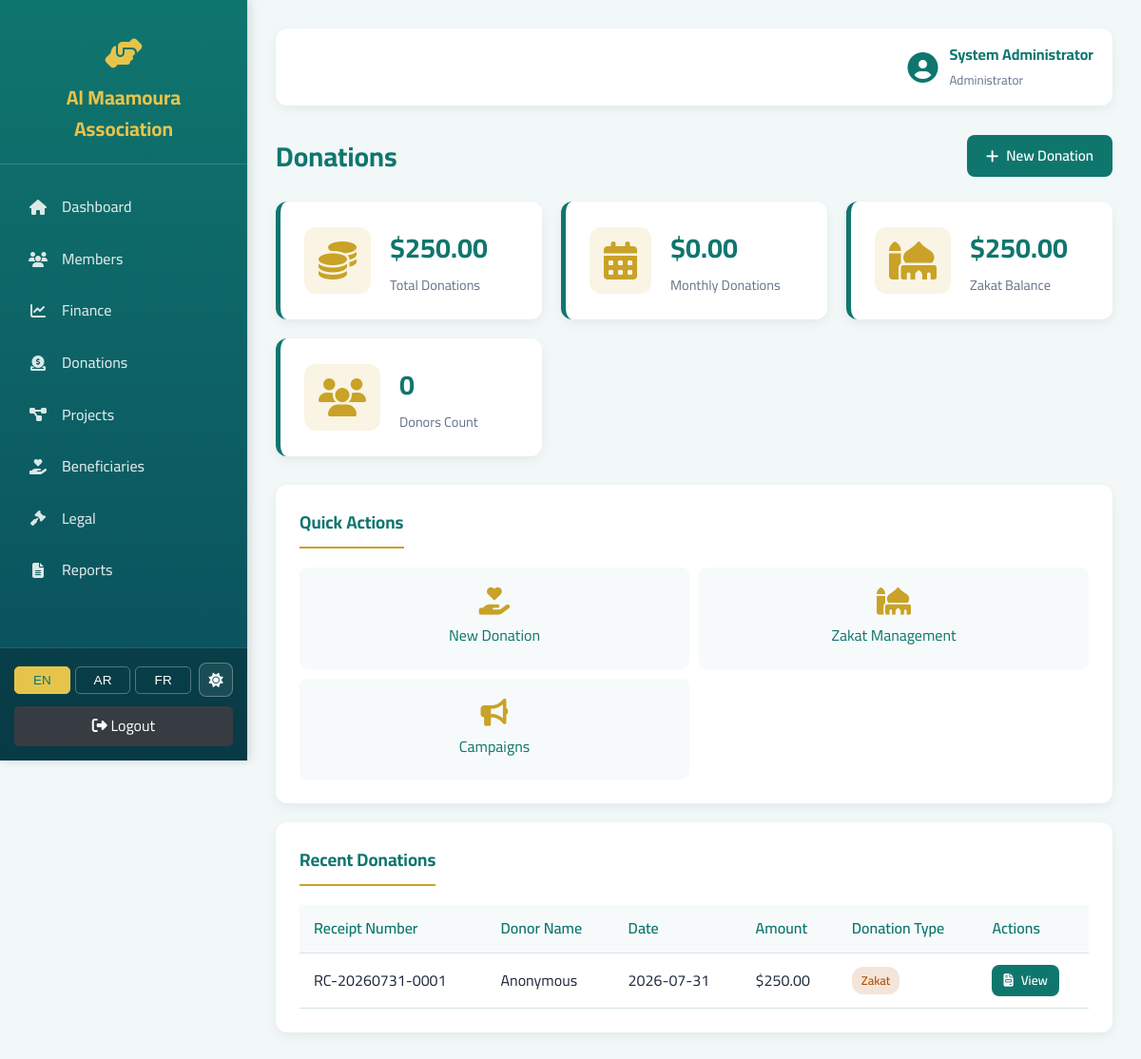
Screenshot of /donations/ (signed in) with the database file from the repository.
### tables this page shows
CREATE TABLE donations (
    id INTEGER PRIMARY KEY AUTOINCREMENT,
    donor_id INTEGER,
    donation_number VARCHAR(50) UNIQUE NOT NULL,
    donation_date DATE NOT NULL,
    amount DECIMAL(15,2) NOT NULL,
    donation_type VARCHAR(20) CHECK(donation_type IN ('general','zakat','kafara','sadaqa','waqf','specific')) NOT NULL,
    project_id INTEGER,
    campaign_id INTEGER,
    payment_method VARCHAR(20),
    is_anonymous BOOLEAN DEFAULT 0,
    receipt_issued BOOLEAN DEFAULT 0,
    notes TEXT,
    FOREIGN KEY (donor_id) REFERENCES donors(id),
    FOREIGN KEY (project_id) REFERENCES projects(id),
    FOREIGN KEY (campaign_id) REFERENCES campaigns(id)
);

### app/controllers/donations.py (the view)
@donations_bp.route('/')
@login_required
def index():
    conn = get_db()
    stats = {
        'total': conn.execute("SELECT COALESCE(SUM(amount), 0) FROM donations").fetchone()[0],
        'this_month': conn.execute("SELECT COALESCE(SUM(amount), 0) FROM donations WHERE donation_date >= date('now', 'start of month')").fetchone()[0],
        'zakat_balance': conn.execute("SELECT COALESCE(SUM(CASE WHEN donation_type='zakat' THEN amount ELSE 0 END), 0) - COALESCE((SELECT SUM(amount) FROM zakat_distributions), 0) FROM donations").fetchone()[0],
        'donors_count': conn.execute("SELECT COUNT(DISTINCT donor_id) FROM donations WHERE donor_id IS NOT NULL").fetchone()[0]
    }
    recent = conn.execute('''
        SELECT d.*, COALESCE(do.full_name, do.company_name, 'Anonymous') as donor_name
        FROM donations d
        LEFT JOIN donors do ON d.donor_id = do.id
        ORDER BY d.donation_date DESC, d.id DESC LIMIT 10
    ''').fetchall()
    conn.close()
    return render_template('donations/index.html', stats=stats, recent=recent)

### app/helpers/auth.py (called while the page is built)
def get_db():
    conn = sqlite3.connect(Config.DATABASE)
    conn.row_factory = sqlite3.Row
    conn.execute("PRAGMA foreign_keys = ON")  # [FIX] ensure FK enforcement
    return conn

def login_required(f):
    @wraps(f)
    def decorated(*args, **kwargs):
        if 'user_id' not in session:
            return redirect(url_for('auth.login'))
        return f(*args, **kwargs)
    return decorated

### app/helpers/i18n.py (called while the page is built)
def get_current_lang():
    lang = request.args.get('lang')
    if lang and lang in ['en', 'ar', 'fr']:
        session['lang'] = lang
        return lang
    return session.get('lang', request.accept_languages.best_match(['en', 'ar', 'fr']) or 'en')

def t(key, lang=None):
    if lang is None:
        lang = get_current_lang()
    return _translations.get(lang, {}).get(key, _translations['en'].get(key, key))

def inject_i18n():
    lang = get_current_lang()
    return {
        'current_lang': lang,
        'dir': 'rtl' if lang == 'ar' else 'ltr',
        't': lambda key: t(key, lang),
        'translations': _translations.get(lang, {})
    }

### app/templates/donations/index.html (shortened to what this page needs)
{% extends "base.html" %}
{% block content %}
<div class="page-header">
    <h1>{{ t('donations') }}</h1>
    {% if session.role in ['admin', 'accountant'] %}
    <a href="{{ url_for('donations.new_donation') }}" class="btn btn-primary">
        <i class="fas fa-plus"></i> {{ t('new_donation') }}
    </a>
    {% endif %}
</div>
<div class="stats-grid">
    <div class="stat-card">
        <i class="fas fa-coins icon"></i>
        <div>
            <h3>${{ "%.2f"|format(stats.total) }}</h3>
            <p>{{ t('total_donations') }}</p>
        </div>
    </div>
    <div class="stat-card">
        <i class="fas fa-calendar-days icon"></i>
        <div>
            <h3>${{ "%.2f"|format(stats.this_month) }}</h3>
            <p>{{ t('monthly_donations') }}</p>
        </div>
    </div>
    <div class="stat-card">
        <i class="fas fa-mosque icon"></i>
        <div>
            <h3>${{ "%.2f"|format(stats.zakat_balance) }}</h3>
            <p>{{ t('zakat_balance') }}</p>
        </div>
    </div>
    <div class="stat-card">
        <i class="fas fa-users icon"></i>
        <div>
            <h3>{{ stats.donors_count }}</h3>
            <p>{{ t('donors_count') }}</p>
        </div>
    </div>
</div>
<div class="card">
    <h3>{{ t('quick_actions') }}</h3>
    <div class="quick-actions">
        {% if session.role in ['admin', 'accountant'] %}
        <a href="{{ url_for('donations.new_donation') }}" class="action-btn">
            <i class="fas fa-hand-holding-heart"></i>
            <span>{{ t('new_donation') }}</span>
        </a>
        <a href="{{ url_for('donations.zakat') }}" class="action-btn">
            <i class="fas fa-mosque"></i>
            <span>{{ t('zakat_management') }}</span>
        </a>
        {% endif %}
        <a href="{{ url_for('donations.campaigns') }}" class="action-btn">
            <i class="fas fa-bullhorn"></i>
            <span>{{ t('campaigns') }}</span>
        </a>
    </div>
</div>
<div class="card">
    <h3>{{ t('recent_donations') }}</h3>
    <table>
        <thead>
            <tr>
                <th>{{ t('receipt_number') }}</th>
                <th>{{ t('donor_name') }}</th>
                <th>{{ t('date') }}</th>
                <th>{{ t('amount') }}</th>
                <th>{{ t('donation_type') }}</th>
                <th>{{ t('actions') }}</th>
            </tr>
        </thead>
        <tbody>
            {% for d in recent %}
            <tr>
                <td>{{ d.donation_number }}</td>
                <td>{{ t('anonymous') if d.is_anonymous else d.donor_name }}</td>
                <td>{{ d.donation_date }}</td>
                <td>${{ "%.2f"|format(d.amount) }}</td>
                <td>
                    <span class="badge {{ {'general':'badge-info','zakat':'badge-warning','kafara':'badge-danger','sadaqa':'badge-success','waqf':'badge-info','specific':'badge-warning'}.get(d.donation_type, 'badge-info') }}">
                        {{ t('type_' + d.donation_type) }}
                    </span>
                </td>
                <td>
                    <a href="{{ url_for('donations.receipt', number=d.donation_number) }}" class="btn btn-sm btn-primary" title="{{ t('view') }}">
                        <i class="fas fa-file-invoice"></i> {{ t('view') }}
                    </a>
                </td>
            </tr>
            {% else %}
            <tr>
                <td colspan="6" style="text-align:center; color:var(--text-light);">{{ t('no_data') }}</td>
            </tr>
            {% endfor %}
        </tbody>
    </table>
</div>
{% endblock %}

### static/css/main.css (style rules this page uses)
:root { --primary: #0F766E; --primary-dark: #115E59; --primary-light: #2DD4BF; --secondary: #C9A227; --secondary-light: #E6C44C; --sky: #0EA5E9; --sky-light: #E0F2FE; --bg: #F2F7F8; --card-bg: #FFFFFF; --surface: #F7FAFB; --text: #1E293B; --text-light: #64748B; --border: #D5E3E7; --success: #15803D; --danger: #DC2626; --warning: #B45309; --info: #0369A1; --sidebar-width: 260px; --topbar-height: 70px; --sidebar-gradient: linear-gradient(180deg, #0F766E 0%, #0A4D5C 100%); --login-gradient: linear-gradient(135deg, #0F766E 0%, #0A4D5C 100%); --shadow: 0 4px 12px rgba(15, 23, 42, 0.06); --shadow-hover: 0 8px 20px rgba(15, 23, 42, 0.12); }
* { margin: 0; padding: 0; box-sizing: border-box; }
body { font-family: 'Cairo', 'Roboto', sans-serif; background: var(--bg); color: var(--text); line-height: 1.6; transition: background 0.3s, color 0.3s; }
.page-header { display: flex; justify-content: space-between; align-items: center; margin-bottom: 25px; }
.page-header h1 { color: var(--primary); font-size: 1.8rem; }
.stats-grid { display: grid; grid-template-columns: repeat(auto-fit, minmax(220px, 1fr)); gap: 20px; margin-bottom: 30px; }
.stat-card { background: var(--card-bg); padding: 25px; border-radius: 12px; box-shadow: var(--shadow); display: flex; align-items: center; gap: 20px; border-inline-start: 5px solid var(--primary); transition: transform 0.3s, box-shadow 0.3s; }
.stat-card .icon { font-size: 2.5rem; color: var(--secondary); background: color-mix(in srgb, var(--secondary) 12%, transparent); padding: 15px; border-radius: 12px; }
.stat-card h3 { font-size: 1.8rem; color: var(--primary); margin-bottom: 5px; }
.stat-card p { color: var(--text-light); font-size: 0.9rem; }
.card { background: var(--card-bg); padding: 25px; border-radius: 12px; box-shadow: var(--shadow); margin-bottom: 20px; }
.card h3 { color: var(--primary); margin-bottom: 20px; padding-bottom: 10px; border-bottom: 2px solid var(--secondary); display: inline-block; }
table { width: 100%; border-collapse: collapse; }
th, td { padding: 12px 15px; text-align: start; border-bottom: 1px solid var(--border); }
th { background: var(--surface); color: var(--primary); font-weight: 600; }
.btn { display: inline-flex; align-items: center; gap: 8px; padding: 10px 20px; border: none; border-radius: 8px; cursor: pointer; font-weight: 600; text-decoration: none; transition: all 0.3s; font-size: 0.95rem; }
.btn-primary { background: var(--primary); color: #fff; }
.btn-sm { padding: 6px 12px; font-size: 0.85rem; }
.badge { display: inline-block; padding: 4px 10px; border-radius: 12px; font-size: 0.8rem; font-weight: 600; }
.badge-warning { background: color-mix(in srgb, var(--warning) 15%, transparent); color: var(--warning); }
.quick-actions { display: grid; grid-template-columns: repeat(2, 1fr); gap: 10px; }
.action-btn { display: flex; flex-direction: column; align-items: center; gap: 8px; padding: 20px; background: var(--surface); border-radius: 8px; text-decoration: none; color: var(--primary); transition: 0.3s; border: 2px solid transparent; }
.action-btn i { font-size: 1.8rem; color: var(--secondary); }

### rows the page displays
donations: donation_number "RC-20260731-0001", is_anonymous "Anonymous", donation_date "2026-07-31", amount "250.00", donation_type "Zakat", t "View"

### other values shown
{{ t('app_name') }} "Al Maamoura Association"
{{ t('dashboard') }} "Dashboard"
{{ t('members') }} "Members"
{{ t('finance') }} "Finance"
{{ t('donations') }} "Donations"
{{ t('projects') }} "Projects"
{{ t('beneficiaries') }} "Beneficiaries"
{{ t('legal') }} "Legal"
{{ t('reports') }} "Reports"
{{ t('logout') }} "Logout"
{{ session.full_name }} "System Administrator"
{{ t('role_' + session.role) }} "Administrator"
{{ t('new_donation') }} "New Donation"
{{ "%.2f"|format(stats.total) }} "250.00"
{{ t('total_donations') }} "Total Donations"
